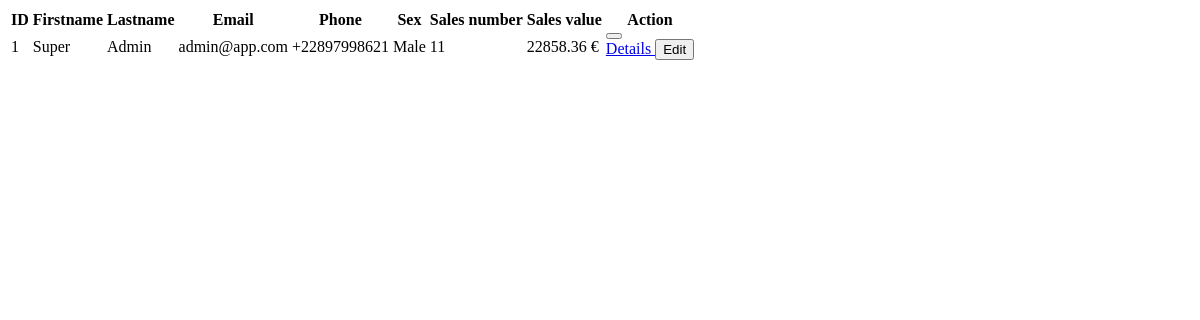
The page /accounts/users/list/ (signed in) on the database as committed earlier.
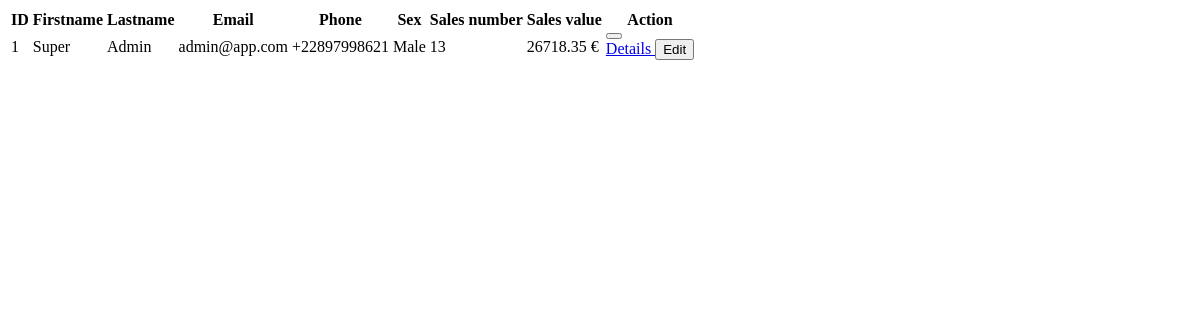
The same page on the database as committed later.
### accounts/models.py (models this page shows, shortened)
class CustomUser(AbstractBaseUser, PermissionsMixin):
    email = models.EmailField(db_index=True, unique=True, max_length=255)
    username = models.CharField(
        max_length=255, unique=True, blank=True, null=True)
    first_name = models.CharField(max_length=255)
    last_name = models.CharField(max_length=255)
    phone = models.CharField(
        max_length=100, unique=True, blank=True, null=True)
    sex = models.CharField(
        max_length=10, choices=genders, blank=True, null=True)
    image = models.ImageField(
        upload_to='uploads/users/profiles', default='../static/imgs/anon.png', blank=True, null=True)
    is_active = models.BooleanField(default=True)
    is_staff = models.BooleanField(default=False)
    is_superuser = models.BooleanField(default=False)
    objects = CustomUserManager()
    USERNAME_FIELD = 'email'
    REQUIRED_FIELDS = []

### accounts/views.py (the view)
# urls.py: path('users/list/', users_table, name='users_table'),
@login_required(login_url='login')
def users_table(req):
    users = User.objects.annotate(
        sale_count=Count('sale'),
        sale_aggregate=Sum('sale__total')
    ).order_by('first_name')
    context = {
        'users': users,
    }
    return render(req, 'accounts/users_table.html', context)

### base/context_processors.py (called while the page is built)
def cart(request):
    return {'cart': Cart(request)}

### utils.py (called while the page is built)
def h_encode(id):
    return hashids.encode(id)

    def to_url(self, value):
        return h_encode(value)

### accounts/templates/accounts/users_table.html (shortened to what this page needs)
{% if not users %}
<div class="flex flex-col justify-center items-center gap-2 my-40 mx-auto">
  <i class="fa-solid fa-users text-indigo-700 text-9xl"></i>
  <span>No user found</span>
</div>
{% else %}
<div class="py-3 bg-white border-2 rounded-2xl">
  <table class="w-full text-left db-table">
    <thead class="bg-white text-indigo-700 rounded-xl">
      <tr>
        <th class="px-3 py-4 text-sm">ID</th>
        <th class="px-3 py-4 text-sm">Firstname</th>
        <th class="px-3 py-4 text-sm">Lastname</th>
        <th class="px-3 py-4 text-sm">Email</th>
        <th class="px-3 py-4 text-sm">Phone</th>
        <th class="px-3 py-4 text-sm">Sex</th>
        <th class="px-3 py-4 text-sm text-center">Sales number</th>
        <th class="px-3 py-4 text-sm text-center">Sales value</th>
        <th class="px-3 py-4 text-sm text-center">Action</th>
      </tr>
    </thead>
    <tbody class="border">
      {% for obj in users %}
      <tr
        class="text-gray-600 border text-sm hover:bg-white hover:text-black transition-all duration-50"
      >
        <td class="px-3 py-1">{{obj.id}}</td>
        <td class="px-3 py-1">{{obj.first_name}}</td>
        <td class="px-3 py-1">{{obj.last_name}}</td>
        <td class="px-3 py-1">{{obj.email}}</td>
        <td class="px-3 py-1">{{obj.phone}}</td>
        <td class="px-3 py-1">{{obj.sex|title}}</td>
        <td class="px-3 py-1 text-center">{{obj.sale_count}}</td>
        <td class="px-3 py-1 text-center">{{obj.sale_aggregate|floatformat:2 }} €</td>
        <td class="px-3 py-1 relative text-center">
          <div class="w-fit text-gray-700 mx-auto">
            <button
              type="button"
              class="hover:bg-white hover:text-indigo-500 px-3 py-1 rounded-full"
              name="sentry"
              onclick="toggleMenu(this,'menu_{{obj.id}}')"
            >
            </button>
            <div
              class="hidden bg-gray-50 w-40 shadow-md lg:w-[180px] p-2 absolute right-0 top-12 origin-top-left bg-white z-10 rounded-xl flex flex-col items-center gap-2 text-xs overflow-hidden"
              id="menu_{{obj.id}}"
            >
              <a
                hx-boost="false"
                href="{% url 'user_details' obj.id %}"
                class="px-4 py-2 flex items-center hover:text-black hover:bg-indigo-200 rounded-md w-full text-center cursor-pointer"
                >
                Details
              </a>
              <button
                hx-target="#basic_dialog"
                hx-get="{% url 'edit_user' obj.id %}"
                class="px-4 py-2 flex items-center hover:text-black hover:bg-sky-200 rounded-md w-full text-center cursor-pointer"
              >
                Edit
              </button>
            </div>
          </div>
        </td>
      </tr>
      {% endfor %}
    </tbody>
  </table>
  {% endif %}
</div>

Rows that differ between the two databases and show on the page:
changed CustomUser "Super": sale_count "11" → "13"; sale_aggregate "22858.36" → "26718.35"
